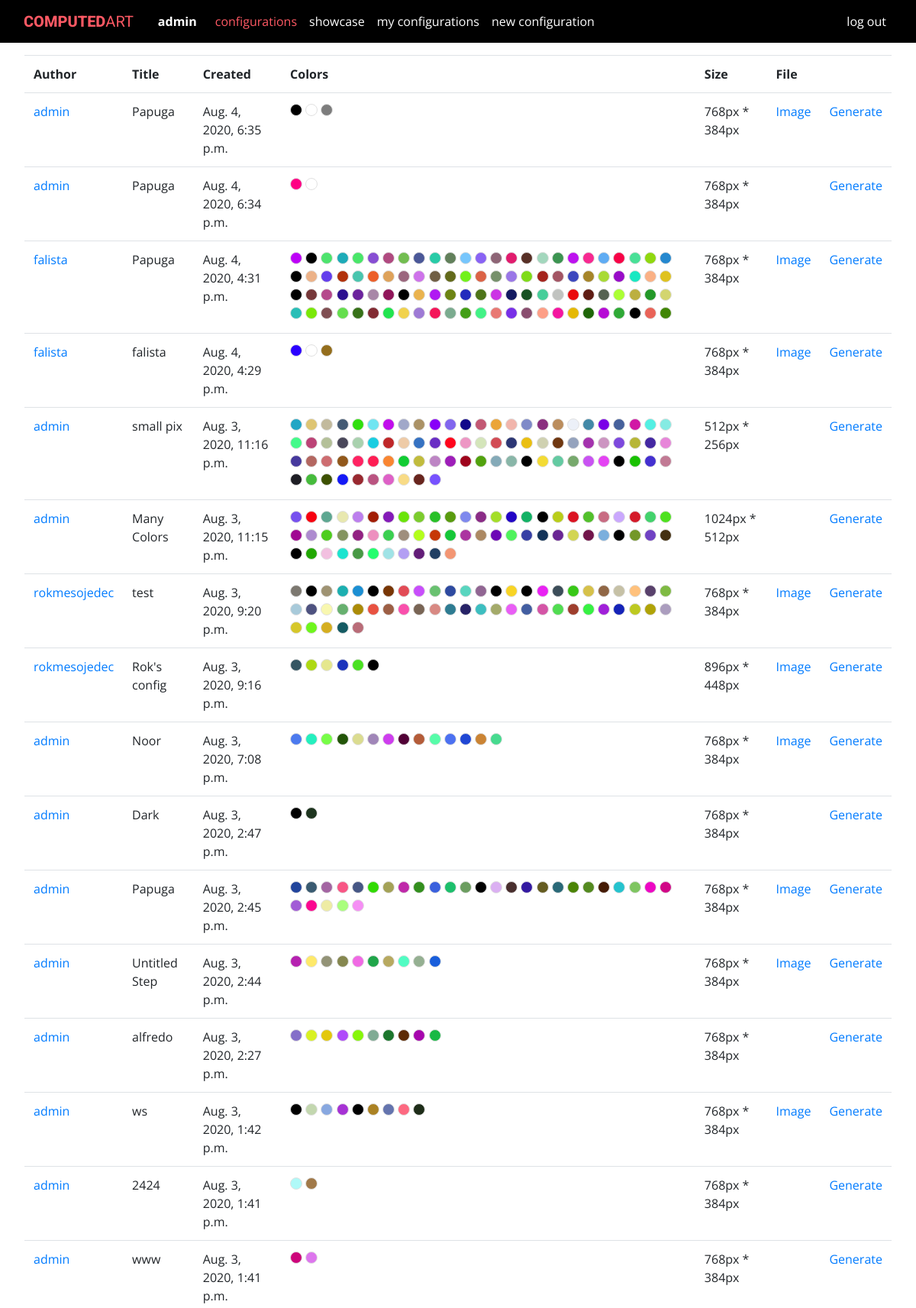
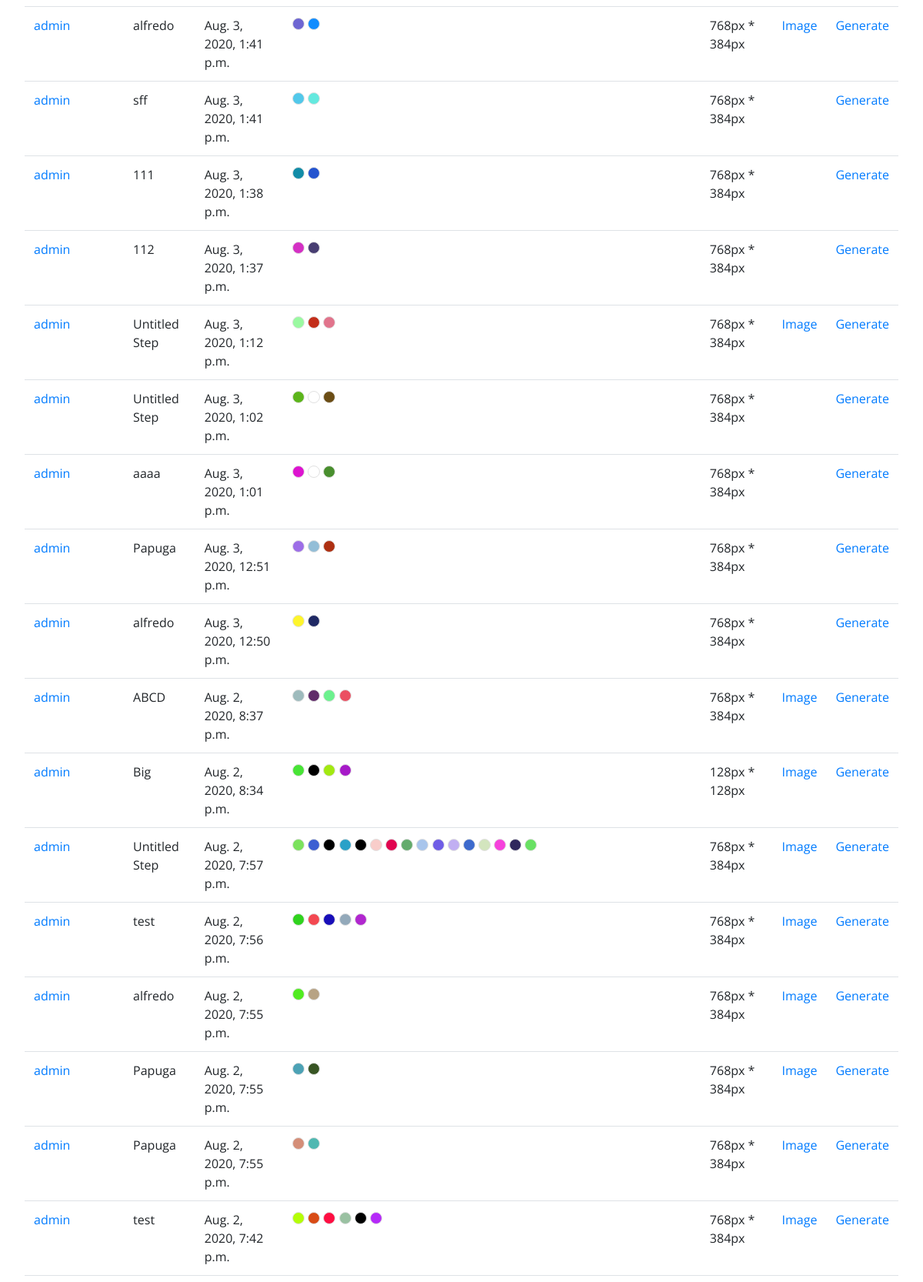
Screenshot of /config (signed in, upper part) with the database file from the repository (2 pictures, top to bottom).
### computedart/models.py (models this page shows)
class User(AbstractUser):
    pass

class Configuration(models.Model):
    author = models.ForeignKey(
        User, on_delete=models.CASCADE, related_name="listing_author", editable=False
    )
    title = models.CharField(max_length=256)
    square_size = models.PositiveSmallIntegerField(
        validators=[MinValueValidator(4), MaxValueValidator(200)]
    )
    grid_width = models.PositiveSmallIntegerField(
        validators=[MinValueValidator(1), MaxValueValidator(1000)]
    )
    grid_height = models.PositiveSmallIntegerField(
        validators=[MinValueValidator(1), MaxValueValidator(1000)]
    )
    circle_chance = models.PositiveSmallIntegerField(
        validators=[MinValueValidator(0), MaxValueValidator(100)]
    )
    color_chance = models.PositiveSmallIntegerField(
        validators=[MinValueValidator(0), MaxValueValidator(100)]
    )
    created = models.DateTimeField(auto_now_add=True, blank=True)
    image_file = models.ImageField(upload_to="images/%Y/%m/%d/", blank=True, null=True)
    animate = models.BooleanField()

class Color(models.Model):
    configuration = models.ForeignKey(
        Configuration, on_delete=models.CASCADE, related_name="config_color"
    )
    color = models.CharField(max_length=100)

### computedart/views.py (the view)
# urls.py: path("config", views.config, name="config"),
def config(request):
    configs = Configuration.objects.order_by("-created")
    process_configs(configs)
    return render(
        request,
        "computedart/index.html",
        {"selected": "configurations", "configs": configs},
    )

### computedart/views.py (called while the page is built)
def process_configs(configs):
    for config in configs:
        config.colors = config.config_color.all()
        config.image_width = config.grid_width * config.square_size
        config.image_height = config.grid_height * config.square_size

### computedart/templates/computedart/index.html
{% extends "computedart/layout.html" %}
{% block body %}
    <div>
       {% if configs %}
       <table class="table table-condensed">
         <tr>
            {% if selected != "myconfig" %}
                <th>Author</th>
            {% endif %}
            <th>Title</th>
            <th>Created</th>
            <th>Colors</th>
            <th>Size</th>
            <th>File</th>
            <th></th>
         </tr>
         {% for config in configs %}
         <tr>
            {% if selected != "myconfig" %}
                <td><a href="{% url 'user_configs' user_id=config.author.id %}">{{config.author.username}}</a></td>
            {% endif %}
            <td>{{config.title}}</td>
            <td>{{config.created}}</td>
            <td class="colors-cell">
                {% for color in config.colors %}
                    <div class="color-icon" style="background-color: {{ color.color }}" title="{{ color.color }}"></div>
                {% endfor %}
            </td>
            <td>
                {{ config.image_width }}px * {{ config.image_height }}px
            </td>
            <td>
                {% if config.image_file %}
                    <a href="{{ config.image_file.url }}" >Image</a>
                {% endif %}
            </td>
            <td>
                <a href="{% url 'config' config_id=config.id %}">Generate</a>
            </td>
         </tr>
         {% endfor %}
       </table>
       {% else %}
       <h2>No configurations found ...</h2>
       {% endif %}
    </div>
{% endblock %}

### computedart/templates/computedart/layout.html (shortened to what this page needs)
{% load static %}
<!DOCTYPE html>
<html lang="en">
    <head>
        <link href="{% static 'computedart/css/styles.css' %}" rel="stylesheet">
    </head>
    <body>
        <nav class="navbar navbar-expand-lg navbar-dark bg-dark">
            <div class="container-fluid">
                <a class="navbar-brand" href="{% url 'showcase' %}"><span>COMPUTED</span>ART</a>
                <div class="collapse navbar-collapse" id="navbarToggle">
                    <ul class="navbar-nav mr-auto">
                        {% if user.is_authenticated %}
                            <li class="nav-item">
                                <strong>{{ user.username }}</strong>
                            </li>
                        {% endif %}
                        <li class="nav-item">
                        <a class="nav-link{% if selected == 'configurations' %} selected{% endif %}" href="{% url 'config' %}" >Configurations</a>
                        </li>
                        <li class="nav-item">
                            <a class="nav-link{% if selected == 'showcase' %} selected{% endif %}" href="{% url 'showcase' %}" >Showcase</a>
                        </li>
                        {% if user.is_authenticated %}
                            <li class="nav-item">
                                <a class="nav-link{% if selected == 'myconfig' %} selected{% endif %}" href="{% url 'user_configs' user_id=user.id %}" >My configurations</a>
                            </li>
                            <li class="nav-item">
                                <a class="nav-link{% if selected == 'createconfig' %} selected{% endif %}" href="{% url 'create' %}" >New Configuration</a>
                            </li>
                        {% endif %}
                    </ul>
                    <ul class="navbar-nav">
                        {% if not user.is_authenticated%}
                            <li class="nav-item">
                                <a class="nav-link" href="{% url 'login' %}" >Log In</a>
                            </li>
                            <li class="nav-item">
                                <a class="nav-link" href="{% url 'register' %}">Register</a>
                            </li>
                        {% else %}
                            <li class="nav-item">
                                <a class="nav-link" href="{% url 'logout' %}">Log Out</a>
                            </li>
                        {% endif%}
                    </ul>
                </div>
            </div>
        </nav>
        <div class="body">
            {% block body %}
            {% endblock %}
        </div>
    </body>
</html>

### rows the page displays
User: username "admin"
Configuration: author.username "admin", title "Papuga", created "Aug. 4, 2020, 6:35 p.m.", image_width "768", image_height "384"
Configuration: author.username "admin", title "Papuga", created "Aug. 4, 2020, 6:34 p.m.", image_width "768", image_height "384"
Configuration: author.username "falista", title "Papuga", created "Aug. 4, 2020, 4:31 p.m.", image_width "768", image_height "384"
Configuration: author.username "falista", title "falista", created "Aug. 4, 2020, 4:29 p.m.", image_width "768", image_height "384"
Configuration: author.username "admin", title "small pix", created "Aug. 3, 2020, 11:16 p.m.", image_width "512", image_height "256"
Configuration: author.username "admin", title "Many Colors", created "Aug. 3, 2020, 11:15 p.m.", image_width "1024", image_height "512"
Configuration: author.username "rokmesojedec", title "test", created "Aug. 3, 2020, 9:20 p.m.", image_width "768", image_height "384"
Configuration: author.username "rokmesojedec", title "Rok's config", created "Aug. 3, 2020, 9:16 p.m.", image_width "896", image_height "448"
Configuration: author.username "admin", title "Noor", created "Aug. 3, 2020, 7:08 p.m.", image_width "768", image_height "384"
Configuration: author.username "admin", title "Dark", created "Aug. 3, 2020, 2:47 p.m.", image_width "768", image_height "384"
Configuration: author.username "admin", title "Papuga", created "Aug. 3, 2020, 2:45 p.m.", image_width "768", image_height "384"
Configuration: author.username "admin", title "Untitled Step", created "Aug. 3, 2020, 2:44 p.m.", image_width "768", image_height "384"
Configuration: author.username "admin", title "alfredo", created "Aug. 3, 2020, 2:27 p.m.", image_width "768", image_height "384"
Configuration: author.username "admin", title "ws", created "Aug. 3, 2020, 1:42 p.m.", image_width "768", image_height "384"
Configuration: author.username "admin", title "2424", created "Aug. 3, 2020, 1:41 p.m.", image_width "768", image_height "384"
Configuration: author.username "admin", title "www", created "Aug. 3, 2020, 1:41 p.m.", image_width "768", image_height "384"
Configuration: author.username "admin", title "alfredo", created "Aug. 3, 2020, 1:41 p.m.", image_width "768", image_height "384"
Configuration: author.username "admin", title "sff", created "Aug. 3, 2020, 1:41 p.m.", image_width "768", image_height "384"
Configuration: author.username "admin", title "111", created "Aug. 3, 2020, 1:38 p.m.", image_width "768", image_height "384"
Configuration: author.username "admin", title "112", created "Aug. 3, 2020, 1:37 p.m.", image_width "768", image_height "384"
Configuration: author.username "admin", title "Untitled Step", created "Aug. 3, 2020, 1:12 p.m.", image_width "768", image_height "384"
Configuration: author.username "admin", title "Untitled Step", created "Aug. 3, 2020, 1:02 p.m.", image_width "768", image_height "384"
Configuration: author.username "admin", title "aaaa", created "Aug. 3, 2020, 1:01 p.m.", image_width "768", image_height "384"
Configuration: author.username "admin", title "Papuga", created "Aug. 3, 2020, 12:51 p.m.", image_width "768", image_height "384"
Configuration: author.username "admin", title "alfredo", created "Aug. 3, 2020, 12:50 p.m.", image_width "768", image_height "384"
Configuration: author.username "admin", title "ABCD", created "Aug. 2, 2020, 8:37 p.m.", image_width "768", image_height "384"
Configuration: author.username "admin", title "Big", created "Aug. 2, 2020, 8:34 p.m.", image_width "128", image_height "128"
Configuration: author.username "admin", title "Untitled Step", created "Aug. 2, 2020, 7:57 p.m.", image_width "768", image_height "384"
Configuration: author.username "admin", title "test", created "Aug. 2, 2020, 7:56 p.m.", image_width "768", image_height "384"
Configuration: author.username "admin", title "alfredo", created "Aug. 2, 2020, 7:55 p.m.", image_width "768", image_height "384"
Configuration: author.username "admin", title "Papuga", created "Aug. 2, 2020, 7:55 p.m.", image_width "768", image_height "384"
Configuration: author.username "admin", title "Papuga", created "Aug. 2, 2020, 7:55 p.m.", image_width "768", image_height "384"
Configuration: author.username "admin", title "test", created "Aug. 2, 2020, 7:42 p.m.", image_width "768", image_height "384"
